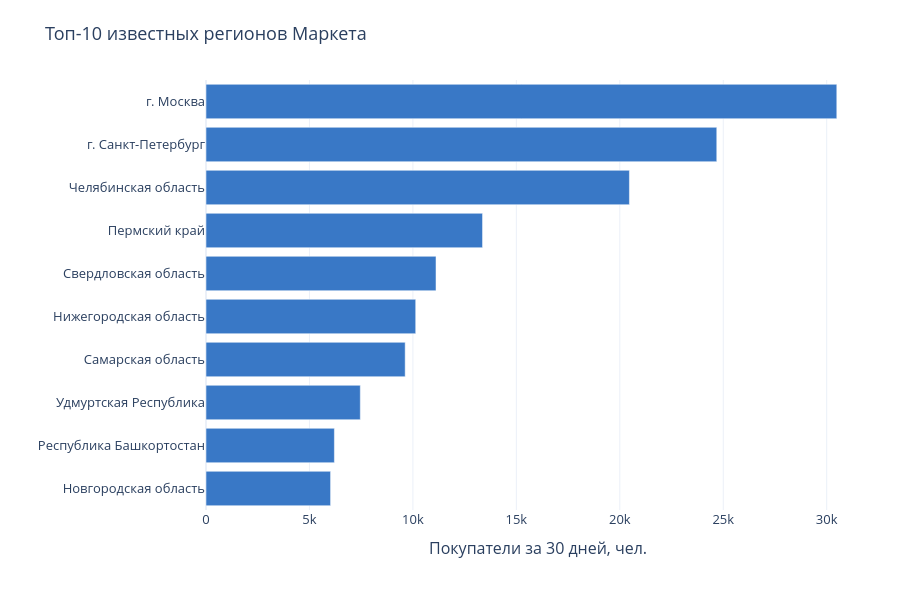

The cell this chart's notebook holds for it:
### Markdown cell above
### Интерактивно: крупнейшие известные регионы Маркета
Показаны 10 регионов с наибольшим известным числом покупателей Маркета. «Не указан» и строки с пропущенным значением исключены из ранжирования, а не приравнены к нулю.

### Code cell
region_top = geo[f'Покупатели: {mv}'].dropna().nlargest(10).sort_values()
fig = go.Figure(go.Bar(x=region_top.values, y=region_top.index, orientation='h', marker_color='#3978C6',
                       hovertemplate='%{y}<br>Покупатели Маркета: %{x:,.0f}<extra></extra>'))
fig.update_xaxes(rangemode='tozero')
show_plotly(fig, 'Топ-10 известных регионов Маркета', 'Покупатели за 30 дней, чел.', '', 600)

### Figure 1 — Plotly figure (JSON) as saved in the notebook; plotly's stock layout.template omitted (floating-point values rounded to 4 significant figures)
{"data": [{"hovertemplate": "%{y}<br>Покупатели Маркета: %{x:,.0f}<extra></extra>", "marker": {"color": "#3978C6"}, "orientation": "h", "type": "bar", "x": [6021.0, 6205.0, 7458.0, 9627.0, 10140.0, 11120.0, 13370.0, 20460.0, 24690.0, 30490.0], "y": ["Новгородская область", "Республика Башкортостан", "Удмуртская Республика", "Самарская область", "Нижегородская область", "Свердловская область", "Пермский край", "Челябинская область", "г. Санкт-Петербург", "г. Москва"]}], "layout": {"font": {"size": 13}, "height": 600, "hoverlabel": {"namelength": -1}, "legend": {"title": {"text": "Канал"}}, "margin": {"b": 90, "l": 70, "r": 30, "t": 80}, "title": {"text": "Топ-10 известных регионов Маркета"}, "xaxis": {"rangemode": "tozero", "title": {"text": "Покупатели за 30 дней, чел."}}, "yaxis": {"title": {"text": ""}}}}
